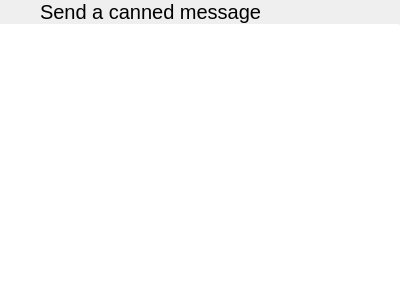
<?xml version="1.0" encoding="UTF-8"?>
<ui version="4.0">
 <class>CannedMessagePopover</class>
 <widget class="QWidget" name="CannedMessagePopover">
  <property name="geometry">
   <rect>
    <x>0</x>
    <y>0</y>
    <width>400</width>
    <height>300</height>
   </rect>
  </property>
  <property name="windowTitle">
   <string notr="true">Form</string>
  </property>
  <layout class="QVBoxLayout" name="verticalLayout">
   <property name="spacing">
    <number>0</number>
   </property>
   <property name="leftMargin">
    <number>0</number>
   </property>
   <property name="topMargin">
    <number>0</number>
   </property>
   <property name="rightMargin">
    <number>0</number>
   </property>
   <property name="bottomMargin">
    <number>0</number>
   </property>
   <item>
    <layout class="QHBoxLayout" name="horizontalLayout">
     <property name="spacing">
      <number>0</number>
     </property>
     <item>
      <widget class="QPushButton" name="backButton">
       <property name="sizePolicy">
        <sizepolicy hsizetype="Preferred" vsizetype="Preferred">
         <horstretch>0</horstretch>
         <verstretch>0</verstretch>
        </sizepolicy>
       </property>
       <property name="text">
        <string/>
       </property>
       <property name="icon">
        <iconset theme="go-previous">
         <normaloff>../../theShell/statuscenter/PulseaudioPane</normaloff>../../theShell/statuscenter/PulseaudioPane</iconset>
       </property>
       <property name="flat">
        <bool>true</bool>
       </property>
      </widget>
     </item>
     <item>
      <widget class="QLabel" name="label">
       <property name="sizePolicy">
        <sizepolicy hsizetype="Expanding" vsizetype="Preferred">
         <horstretch>0</horstretch>
         <verstretch>0</verstretch>
        </sizepolicy>
       </property>
       <property name="font">
        <font>
         <pointsize>15</pointsize>
        </font>
       </property>
       <property name="text">
        <string>Send a canned message</string>
       </property>
       <property name="margin">
        <number>9</number>
       </property>
      </widget>
     </item>
    </layout>
   </item>
   <item>
    <widget class="Line" name="line">
     <property name="maximumSize">
      <size>
       <width>16777215</width>
       <height>1</height>
      </size>
     </property>
     <property name="orientation">
      <enum>Qt::Horizontal</enum>
     </property>
    </widget>
   </item>
   <item>
    <layout class="QHBoxLayout" name="horizontalLayout_2">
     <item>
      <widget class="QListView" name="cannedMessagesList">
       <property name="frameShape">
        <enum>QFrame::NoFrame</enum>
       </property>
      </widget>
     </item>
    </layout>
   </item>
   <item>
    <widget class="GamepadHud" name="gamepadHud" native="true"/>
   </item>
  </layout>
 </widget>
 <customwidgets>
  <customwidget>
   <class>GamepadHud</class>
   <extends>QWidget</extends>
   <header location="global">gamepadhud.h</header>
   <container>1</container>
  </customwidget>
 </customwidgets>
 <resources/>
 <connections/>
</ui>
